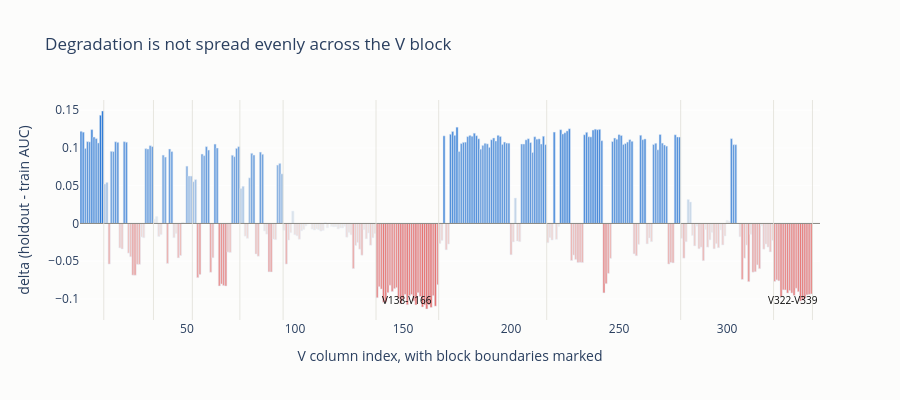

The notebook cell this image was saved under:
### Code cell
v = (
    report.filter(pl.col("feature").str.contains(r"^V\d+$"))
    .drop_nulls(subset=["delta"])
    .with_columns(pl.col("feature").str.slice(1).cast(pl.Int32).alias("idx"))
    .sort("idx")
)
v_idx, v_delta = v["idx"].to_numpy(), v["delta"].to_numpy()
abs_max = max(abs(v_delta.min()), abs(v_delta.max()))
cmin = -abs_max
cmax = abs_max

colorscale = [[0, "#e34948"], [0.5, "#f0efec"], [1, PASS]]

fig = go.Figure()
fig.add_trace(go.Bar(x=v_idx, y=v_delta, marker={"color": v_delta, "colorscale": colorscale, "cmin": cmin, "cmax": cmax}, width=1.0))
fig.add_hline(y=0, line_width=1, line_color=MUTED)

for lo_i, hi_i in BLOCKS.values():
    fig.add_vline(x=hi_i + 0.5, line_width=0.8, line_color=GRID)

for name in ("V138-V166", "V322-V339"):
    lo_i, hi_i = BLOCKS[name]
    fig.add_annotation(x=(lo_i + hi_i) / 2, y=v_delta.min(), text=name,
                       showarrow=False, xanchor="center", yanchor="bottom", font={"color": INK, "size": 10})

fig.update_layout(title="Degradation is not spread evenly across the V block",
                  xaxis_title="V column index, with block boundaries marked",
                  yaxis_title="delta (holdout - train AUC)",
                  height=400, width=900,
                  plot_bgcolor=SURFACE, paper_bgcolor=SURFACE)
fig.show()

### Figure 1 — Plotly figure (JSON) as saved in the notebook; plotly's stock layout.template omitted (floating-point values rounded to 4 significant figures; data arrays with more than 128 entries replaced by an {"elided": "..."} marker saying what was removed)
{"data": [{"marker": {"cmax": 0.1489, "cmin": -0.1489, "color": {"elided": "338 float values"}, "colorscale": [[0, "#e34948"], [0.5, "#f0efec"], [1, "#2a78d6"]]}, "type": "bar", "width": 1.0, "x": {"elided": "338 int values"}, "y": {"elided": "338 float values"}}], "layout": {"annotations": [{"font": {"color": "#0b0b0b", "size": 10}, "showarrow": false, "text": "V138-V166", "x": 152.0, "xanchor": "center", "y": -0.1133, "yanchor": "bottom"}, {"font": {"color": "#0b0b0b", "size": 10}, "showarrow": false, "text": "V322-V339", "x": 330.5, "xanchor": "center", "y": -0.1133, "yanchor": "bottom"}], "height": 400, "paper_bgcolor": "#fcfcfb", "plot_bgcolor": "#fcfcfb", "shapes": [{"line": {"color": "#898781", "width": 1}, "type": "line", "x0": 0, "x1": 1, "xref": "x domain", "y0": 0, "y1": 0, "yref": "y"}, {"line": {"color": "#e1e0d9", "width": 0.8}, "type": "line", "x0": 11.5, "x1": 11.5, "xref": "x", "y0": 0, "y1": 1, "yref": "y domain"}, {"line": {"color": "#e1e0d9", "width": 0.8}, "type": "line", "x0": 34.5, "x1": 34.5, "xref": "x", "y0": 0, "y1": 1, "yref": "y domain"}, {"line": {"color": "#e1e0d9", "width": 0.8}, "type": "line", "x0": 52.5, "x1": 52.5, "xref": "x", "y0": 0, "y1": 1, "yref": "y domain"}, {"line": {"color": "#e1e0d9", "width": 0.8}, "type": "line", "x0": 74.5, "x1": 74.5, "xref": "x", "y0": 0, "y1": 1, "yref": "y domain"}, {"line": {"color": "#e1e0d9", "width": 0.8}, "type": "line", "x0": 94.5, "x1": 94.5, "xref": "x", "y0": 0, "y1": 1, "yref": "y domain"}, {"line": {"color": "#e1e0d9", "width": 0.8}, "type": "line", "x0": 137.5, "x1": 137.5, "xref": "x", "y0": 0, "y1": 1, "yref": "y domain"}, {"line": {"color": "#e1e0d9", "width": 0.8}, "type": "line", "x0": 166.5, "x1": 166.5, "xref": "x", "y0": 0, "y1": 1, "yref": "y domain"}, {"line": {"color": "#e1e0d9", "width": 0.8}, "type": "line", "x0": 216.5, "x1": 216.5, "xref": "x", "y0": 0, "y1": 1, "yref": "y domain"}, {"line": {"color": "#e1e0d9", "width": 0.8}, "type": "line", "x0": 278.5, "x1": 278.5, "xref": "x", "y0": 0, "y1": 1, "yref": "y domain"}, {"line": {"color": "#e1e0d9", "width": 0.8}, "type": "line", "x0": 321.5, "x1": 321.5, "xref": "x", "y0": 0, "y1": 1, "yref": "y domain"}, {"line": {"color": "#e1e0d9", "width": 0.8}, "type": "line", "x0": 339.5, "x1": 339.5, "xref": "x", "y0": 0, "y1": 1, "yref": "y domain"}], "title": {"text": "Degradation is not spread evenly across the V block"}, "width": 900, "xaxis": {"title": {"text": "V column index, with block boundaries marked"}}, "yaxis": {"title": {"text": "delta (holdout - train AUC)"}}}}
